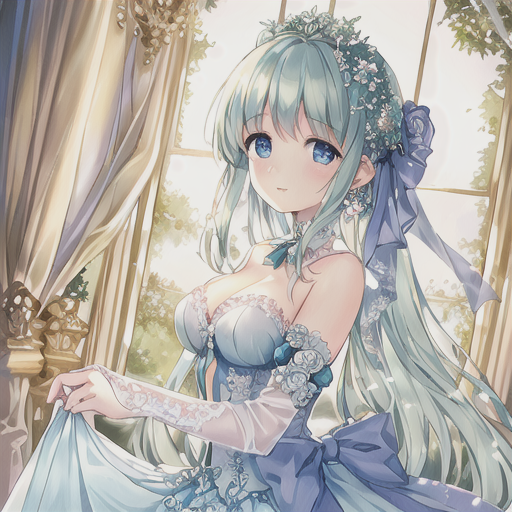
#> input picture homework1/test.png, 512 x 512 px
$ python t1.py
#> lines starting #> are read from the running program, lines starting #| are printed output that depends on the picture
"""
@Project ：CV
@File    ：t1.py
@IDE     ：PyCharm
@Author  ：32005231文萧寒
@Date    ：2023/2/28 16:00
 第一题，将图片转化为灰度图，保存为test_gray.png
"""

import cv2

img = cv2.imread('test.png')
#> img is the input picture: shape (512, 512, 3); mean B, G, R 170.8, 176.3, 180.5
img_gray = cv2.cvtColor(img, cv2.COLOR_BGR2GRAY)
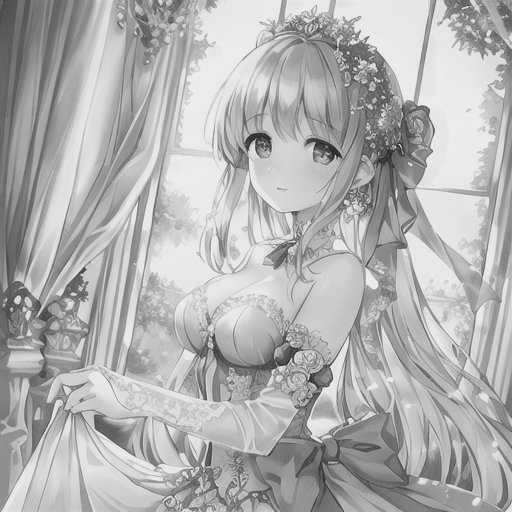
#> img_gray: shape (512, 512); min 36, max 244, mean 176.9
cv2.imwrite('test_gray.png', img_gray)
